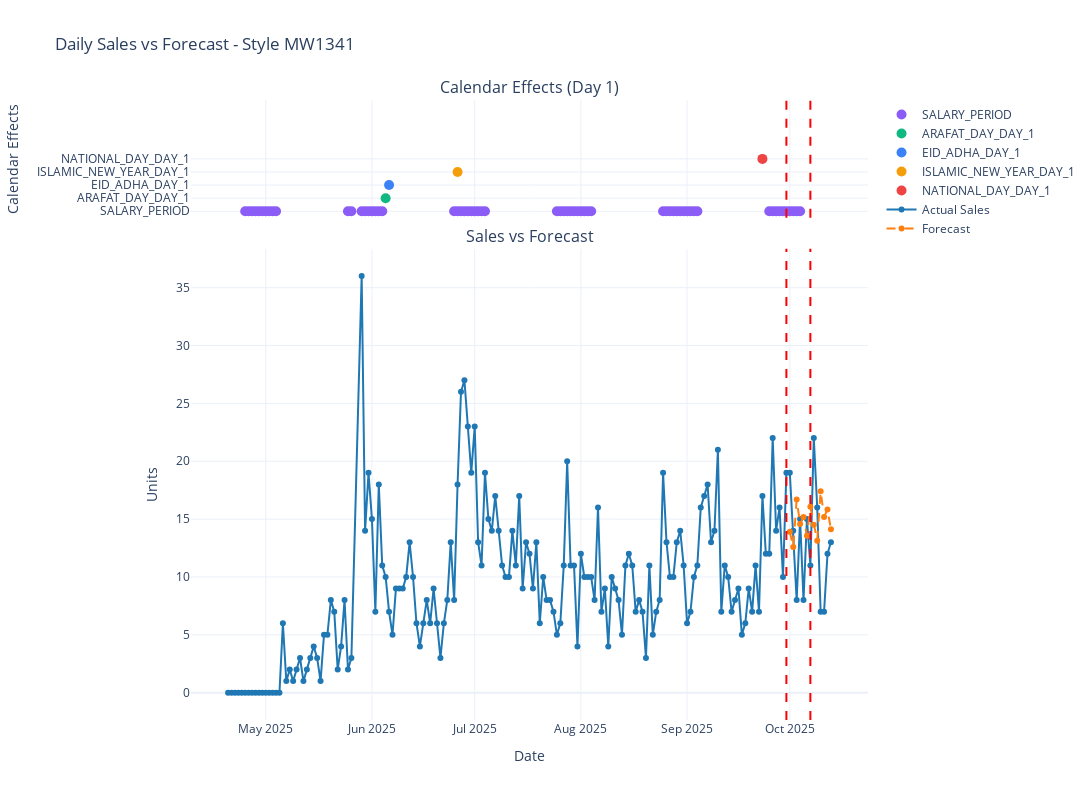

Here is the notebook cell this chart was saved with:
### Code cell
# Example usage
SELECTED_STYLE = "MW1341" 
pdf_product, plot = ED.plot_product_details_daily_short(validation_data, SELECTED_STYLE, products_df=products, EVALUATION_START_DATE=EVALUATION_START_DATE, EVALUATION_END_DATE=EVALUATION_END_DATE)
plot.show()

### Figure 1 — Plotly figure (JSON) as saved in the notebook; plotly's stock layout.template omitted (floating-point values rounded to 4 significant figures; data arrays with more than 128 entries replaced by an {"elided": "..."} marker saying what was removed)
{"data": [{"marker": {"color": "#8B5CF6", "size": 10}, "mode": "markers", "name": "SALARY_PERIOD", "showlegend": true, "type": "scatter", "x": ["2025-04-25T00:00:00", "2025-04-26T00:00:00", "2025-04-27T00:00:00", "2025-04-28T00:00:00", "2025-04-29T00:00:00", "2025-04-30T00:00:00", "2025-05-01T00:00:00", "2025-05-02T00:00:00", "2025-05-03T00:00:00", "2025-05-04T00:00:00", "2025-05-25T00:00:00", "2025-05-26T00:00:00", "2025-05-29T00:00:00", "2025-05-30T00:00:00", "2025-05-31T00:00:00", "2025-06-01T00:00:00", "2025-06-02T00:00:00", "2025-06-03T00:00:00", "2025-06-04T00:00:00", "2025-06-25T00:00:00", "2025-06-26T00:00:00", "2025-06-27T00:00:00", "2025-06-28T00:00:00", "2025-06-29T00:00:00", "2025-06-30T00:00:00", "2025-07-01T00:00:00", "2025-07-02T00:00:00", "2025-07-03T00:00:00", "2025-07-04T00:00:00", "2025-07-25T00:00:00", "2025-07-26T00:00:00", "2025-07-27T00:00:00", "2025-07-28T00:00:00", "2025-07-29T00:00:00", "2025-07-30T00:00:00", "2025-07-31T00:00:00", "2025-08-01T00:00:00", "2025-08-02T00:00:00", "2025-08-03T00:00:00", "2025-08-04T00:00:00", "2025-08-25T00:00:00", "2025-08-26T00:00:00", "2025-08-27T00:00:00", "2025-08-28T00:00:00", "2025-08-29T00:00:00", "2025-08-30T00:00:00", "2025-08-31T00:00:00", "2025-09-01T00:00:00", "2025-09-02T00:00:00", "2025-09-03T00:00:00", "2025-09-04T00:00:00", "2025-09-25T00:00:00", "2025-09-26T00:00:00", "2025-09-27T00:00:00", "2025-09-28T00:00:00", "2025-09-29T00:00:00", "2025-09-30T00:00:00", "2025-10-01T00:00:00", "2025-10-02T00:00:00", "2025-10-03T00:00:00", "2025-10-04T00:00:00"], "xaxis": "x", "y": [1, 1, 1, 1, 1, 1, 1, 1, 1, 1, 1, 1, 1, 1, 1, 1, 1, 1, 1, 1, 1, 1, 1, 1, 1, 1, 1, 1, 1, 1, 1, 1, 1, 1, 1, 1, 1, 1, 1, 1, 1, 1, 1, 1, 1, 1, 1, 1, 1, 1, 1, 1, 1, 1, 1, 1, 1, 1, 1, 1, 1], "yaxis": "y"}, {"marker": {"color": "#10B981", "size": 10}, "mode": "markers", "name": "ARAFAT_DAY_DAY_1", "showlegend": true, "type": "scatter", "x": ["2025-06-05T00:00:00"], "xaxis": "x", "y": [2], "yaxis": "y"}, {"marker": {"color": "#3B82F6", "size": 10}, "mode": "markers", "name": "EID_ADHA_DAY_1", "showlegend": true, "type": "scatter", "x": ["2025-06-06T00:00:00"], "xaxis": "x", "y": [3], "yaxis": "y"}, {"marker": {"color": "#F59E0B", "size": 10}, "mode": "markers", "name": "ISLAMIC_NEW_YEAR_DAY_1", "showlegend": true, "type": "scatter", "x": ["2025-06-26T00:00:00"], "xaxis": "x", "y": [4], "yaxis": "y"}, {"marker": {"color": "#EF4444", "size": 10}, "mode": "markers", "name": "NATIONAL_DAY_DAY_1", "showlegend": true, "type": "scatter", "x": ["2025-09-23T00:00:00"], "xaxis": "x", "y": [5], "yaxis": "y"}, {"line": {"color": "#1f77b4", "width": 2}, "marker": {"size": 6}, "mode": "lines+markers", "name": "Actual Sales", "type": "scatter", "x": {"elided": "175 str values"}, "xaxis": "x2", "y": {"elided": "175 int values"}, "yaxis": "y2"}, {"line": {"color": "#ff7f0e", "dash": "dash", "width": 2}, "marker": {"size": 6}, "mode": "lines+markers", "name": "Forecast", "type": "scatter", "x": {"elided": "175 str values"}, "xaxis": "x2", "y": {"elided": "175 float values"}, "yaxis": "y2"}], "layout": {"annotations": [{"font": {"size": 16}, "showarrow": false, "text": "Calendar Effects (Day 1)", "x": 0.5, "xanchor": "center", "xref": "paper", "y": 1, "yanchor": "bottom", "yref": "paper"}, {"font": {"size": 16}, "showarrow": false, "text": "Sales vs Forecast", "x": 0.5, "xanchor": "center", "xref": "paper", "y": 0.76, "yanchor": "bottom", "yref": "paper"}], "height": 800, "legend": {"orientation": "v", "x": 1.02, "xanchor": "left", "y": 1, "yanchor": "top"}, "shapes": [{"line": {"color": "#ff0000", "dash": "dash", "width": 2}, "type": "line", "x0": "2025-09-30T00:00:00", "x1": "2025-09-30T00:00:00", "xref": "x", "y0": 0, "y1": 1, "yref": "y domain"}, {"line": {"color": "#ff0000", "dash": "dash", "width": 2}, "type": "line", "x0": "2025-10-07T00:00:00", "x1": "2025-10-07T00:00:00", "xref": "x", "y0": 0, "y1": 1, "yref": "y domain"}, {"line": {"color": "#ff0000", "dash": "dash", "width": 2}, "type": "line", "x0": "2025-09-30T00:00:00", "x1": "2025-09-30T00:00:00", "xref": "x2", "y0": 0, "y1": 1, "yref": "y2 domain"}, {"line": {"color": "#ff0000", "dash": "dash", "width": 2}, "type": "line", "x0": "2025-10-07T00:00:00", "x1": "2025-10-07T00:00:00", "xref": "x2", "y0": 0, "y1": 1, "yref": "y2 domain"}], "title": {"text": "Daily Sales vs Forecast - Style MW1341"}, "width": 1400, "xaxis": {"anchor": "y", "domain": [0, 1], "matches": "x2", "showticklabels": false}, "xaxis2": {"anchor": "y2", "domain": [0, 1], "title": {"text": "Date"}}, "yaxis": {"anchor": "x", "domain": [0.81, 1], "range": [0.5, 9.5], "ticktext": ["SALARY_PERIOD", "ARAFAT_DAY_DAY_1", "EID_ADHA_DAY_1", "ISLAMIC_NEW_YEAR_DAY_1", "NATIONAL_DAY_DAY_1"], "tickvals": [1, 2, 3, 4, 5], "title": {"text": "Calendar Effects"}}, "yaxis2": {"anchor": "x2", "domain": [0, 0.76], "title": {"text": "Units"}}}}
